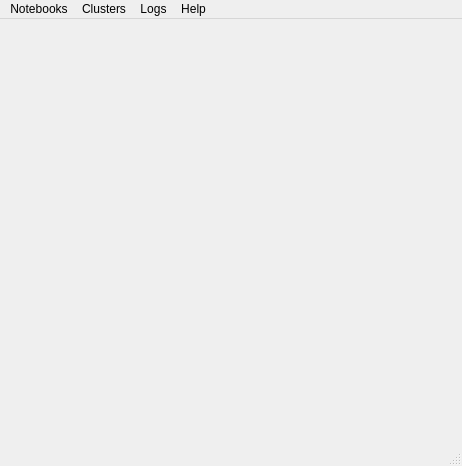
<?xml version="1.0" encoding="UTF-8"?>
<ui version="4.0">
 <class>MainWindow</class>
 <widget class="QMainWindow" name="MainWindow">
  <property name="geometry">
   <rect>
    <x>0</x>
    <y>0</y>
    <width>462</width>
    <height>466</height>
   </rect>
  </property>
  <property name="windowTitle">
   <string>Idact GUI</string>
  </property>
  <widget class="QWidget" name="centralwidget">
   <layout class="QGridLayout" name="gridLayout"/>
  </widget>
  <widget class="QMenuBar" name="menubar">
   <property name="geometry">
    <rect>
     <x>0</x>
     <y>0</y>
     <width>462</width>
     <height>21</height>
    </rect>
   </property>
   <widget class="QMenu" name="menu_notebooks">
    <property name="title">
     <string>Notebooks</string>
    </property>
    <addaction name="deploy_notebook_action"/>
    <addaction name="manage_jobs_action"/>
   </widget>
   <widget class="QMenu" name="menu_clusters">
    <property name="title">
     <string>Clusters</string>
    </property>
    <addaction name="add_cluster_action"/>
    <addaction name="remove_cluster_action"/>
    <addaction name="edit_configuration_action"/>
   </widget>
   <widget class="QMenu" name="menu_help">
    <property name="title">
     <string>Help</string>
    </property>
    <addaction name="see_help_action"/>
    <addaction name="about_the_program_action"/>
   </widget>
   <widget class="QMenu" name="menu_logs">
    <property name="title">
     <string>Logs</string>
    </property>
    <addaction name="show_logs_action"/>
   </widget>
   <addaction name="menu_notebooks"/>
   <addaction name="menu_clusters"/>
   <addaction name="menu_logs"/>
   <addaction name="menu_help"/>
  </widget>
  <widget class="QStatusBar" name="statusbar"/>
  <action name="deploy_notebook_action">
   <property name="text">
    <string>Deploy notebook</string>
   </property>
  </action>
  <action name="manage_jobs_action">
   <property name="text">
    <string>Manage Jobs</string>
   </property>
  </action>
  <action name="add_cluster_action">
   <property name="checkable">
    <bool>false</bool>
   </property>
   <property name="text">
    <string>Add cluster</string>
   </property>
  </action>
  <action name="remove_cluster_action">
   <property name="enabled">
    <bool>true</bool>
   </property>
   <property name="text">
    <string>Remove cluster</string>
   </property>
   <property name="toolTip">
    <string>Remove cluster</string>
   </property>
  </action>
  <action name="edit_configuration_action">
   <property name="text">
    <string>Edit clusters configuration</string>
   </property>
  </action>
  <action name="see_help_action">
   <property name="text">
    <string>See help</string>
   </property>
  </action>
  <action name="about_the_program_action">
   <property name="text">
    <string>About the program</string>
   </property>
  </action>
  <action name="show_logs_action">
   <property name="text">
    <string>Show logs</string>
   </property>
  </action>
 </widget>
 <resources/>
 <connections/>
</ui>
